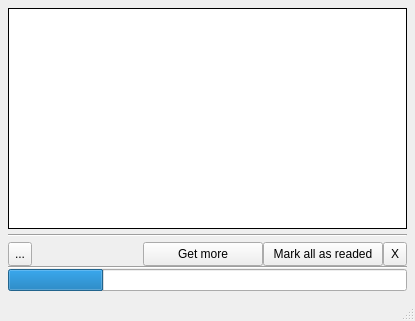
<?xml version="1.0" encoding="UTF-8"?>
<ui version="4.0">
 <class>TArne_form</class>
 <widget class="QMainWindow" name="TArne_form">
  <property name="geometry">
   <rect>
    <x>0</x>
    <y>0</y>
    <width>415</width>
    <height>321</height>
   </rect>
  </property>
  <property name="windowTitle">
   <string>MainWindow</string>
  </property>
  <widget class="QWidget" name="centralWidget">
   <layout class="QVBoxLayout" name="verticalLayout_2">
    <property name="spacing">
     <number>0</number>
    </property>
    <property name="leftMargin">
     <number>8</number>
    </property>
    <property name="topMargin">
     <number>8</number>
    </property>
    <property name="rightMargin">
     <number>8</number>
    </property>
    <property name="bottomMargin">
     <number>8</number>
    </property>
    <item>
     <layout class="QVBoxLayout" name="verticalLayout">
      <property name="spacing">
       <number>0</number>
      </property>
      <property name="sizeConstraint">
       <enum>QLayout::SetDefaultConstraint</enum>
      </property>
      <item>
       <widget class="QStackedWidget" name="stackedWidget">
        <property name="sizePolicy">
         <sizepolicy hsizetype="Expanding" vsizetype="Expanding">
          <horstretch>0</horstretch>
          <verstretch>0</verstretch>
         </sizepolicy>
        </property>
        <property name="currentIndex">
         <number>0</number>
        </property>
        <widget class="QWidget" name="page">
         <layout class="QVBoxLayout" name="verticalLayout_5">
          <property name="spacing">
           <number>5</number>
          </property>
          <property name="leftMargin">
           <number>0</number>
          </property>
          <property name="topMargin">
           <number>0</number>
          </property>
          <property name="rightMargin">
           <number>0</number>
          </property>
          <property name="bottomMargin">
           <number>0</number>
          </property>
          <item>
           <layout class="QGridLayout" name="gridLayout"/>
          </item>
          <item>
           <widget class="QListView" name="listView">
            <property name="frameShape">
             <enum>QFrame::Box</enum>
            </property>
            <property name="frameShadow">
             <enum>QFrame::Plain</enum>
            </property>
            <property name="horizontalScrollBarPolicy">
             <enum>Qt::ScrollBarAlwaysOff</enum>
            </property>
            <property name="iconSize">
             <size>
              <width>32</width>
              <height>32</height>
             </size>
            </property>
           </widget>
          </item>
          <item>
           <widget class="Line" name="line_3">
            <property name="orientation">
             <enum>Qt::Horizontal</enum>
            </property>
           </widget>
          </item>
          <item>
           <layout class="QHBoxLayout" name="horizontalLayout">
            <property name="spacing">
             <number>0</number>
            </property>
            <property name="leftMargin">
             <number>0</number>
            </property>
            <property name="topMargin">
             <number>0</number>
            </property>
            <property name="rightMargin">
             <number>0</number>
            </property>
            <property name="bottomMargin">
             <number>0</number>
            </property>
            <item>
             <widget class="QToolButton" name="toolButton_5">
              <property name="minimumSize">
               <size>
                <width>24</width>
                <height>24</height>
               </size>
              </property>
              <property name="text">
               <string>...</string>
              </property>
             </widget>
            </item>
            <item>
             <spacer name="horizontalSpacer">
              <property name="orientation">
               <enum>Qt::Horizontal</enum>
              </property>
              <property name="sizeHint" stdset="0">
               <size>
                <width>40</width>
                <height>20</height>
               </size>
              </property>
             </spacer>
            </item>
            <item>
             <widget class="QToolButton" name="toolButton_2">
              <property name="minimumSize">
               <size>
                <width>120</width>
                <height>24</height>
               </size>
              </property>
              <property name="text">
               <string>Get more</string>
              </property>
              <property name="toolButtonStyle">
               <enum>Qt::ToolButtonIconOnly</enum>
              </property>
             </widget>
            </item>
            <item>
             <widget class="QToolButton" name="toolButton_3">
              <property name="minimumSize">
               <size>
                <width>120</width>
                <height>24</height>
               </size>
              </property>
              <property name="text">
               <string>Mark all as readed</string>
              </property>
             </widget>
            </item>
            <item>
             <widget class="QToolButton" name="toolButton">
              <property name="minimumSize">
               <size>
                <width>24</width>
                <height>24</height>
               </size>
              </property>
              <property name="text">
               <string>X</string>
              </property>
              <property name="iconSize">
               <size>
                <width>32</width>
                <height>32</height>
               </size>
              </property>
              <property name="toolButtonStyle">
               <enum>Qt::ToolButtonIconOnly</enum>
              </property>
             </widget>
            </item>
           </layout>
          </item>
         </layout>
        </widget>
        <widget class="QWidget" name="page_2">
         <layout class="QVBoxLayout" name="verticalLayout_4">
          <property name="spacing">
           <number>0</number>
          </property>
          <property name="leftMargin">
           <number>0</number>
          </property>
          <property name="topMargin">
           <number>0</number>
          </property>
          <property name="rightMargin">
           <number>0</number>
          </property>
          <property name="bottomMargin">
           <number>0</number>
          </property>
          <item>
           <widget class="QWidget" name="widget" native="true">
            <property name="sizePolicy">
             <sizepolicy hsizetype="Expanding" vsizetype="Expanding">
              <horstretch>0</horstretch>
              <verstretch>0</verstretch>
             </sizepolicy>
            </property>
            <layout class="QVBoxLayout" name="verticalLayout_3">
             <property name="spacing">
              <number>5</number>
             </property>
             <property name="leftMargin">
              <number>0</number>
             </property>
             <property name="topMargin">
              <number>0</number>
             </property>
             <property name="rightMargin">
              <number>0</number>
             </property>
             <property name="bottomMargin">
              <number>0</number>
             </property>
             <item>
              <widget class="QWidget" name="widget_2" native="true">
               <layout class="QVBoxLayout" name="verticalLayout_6">
                <property name="spacing">
                 <number>0</number>
                </property>
                <property name="leftMargin">
                 <number>0</number>
                </property>
                <property name="topMargin">
                 <number>0</number>
                </property>
                <property name="rightMargin">
                 <number>0</number>
                </property>
                <property name="bottomMargin">
                 <number>0</number>
                </property>
                <item>
                 <layout class="QHBoxLayout" name="horizontalLayout_3">
                  <property name="spacing">
                   <number>5</number>
                  </property>
                  <property name="leftMargin">
                   <number>5</number>
                  </property>
                  <property name="topMargin">
                   <number>5</number>
                  </property>
                  <property name="rightMargin">
                   <number>5</number>
                  </property>
                  <property name="bottomMargin">
                   <number>5</number>
                  </property>
                  <item>
                   <layout class="QVBoxLayout" name="verticalLayout_7">
                    <item>
                     <widget class="QLineEdit" name="lineEdit"/>
                    </item>
                    <item>
                     <widget class="QLineEdit" name="lineEdit_2"/>
                    </item>
                   </layout>
                  </item>
                  <item>
                   <widget class="QPushButton" name="pushButton">
                    <property name="text">
                     <string>PushButton</string>
                    </property>
                   </widget>
                  </item>
                  <item>
                   <spacer name="verticalSpacer">
                    <property name="orientation">
                     <enum>Qt::Vertical</enum>
                    </property>
                    <property name="sizeHint" stdset="0">
                     <size>
                      <width>20</width>
                      <height>40</height>
                     </size>
                    </property>
                   </spacer>
                  </item>
                  <item>
                   <layout class="QVBoxLayout" name="verticalLayout_8"/>
                  </item>
                 </layout>
                </item>
               </layout>
              </widget>
             </item>
            </layout>
           </widget>
          </item>
          <item>
           <layout class="QHBoxLayout" name="horizontalLayout_2">
            <property name="sizeConstraint">
             <enum>QLayout::SetDefaultConstraint</enum>
            </property>
            <item>
             <widget class="QToolButton" name="toolButton_6">
              <property name="minimumSize">
               <size>
                <width>0</width>
                <height>24</height>
               </size>
              </property>
              <property name="text">
               <string>...</string>
              </property>
             </widget>
            </item>
            <item>
             <spacer name="horizontalSpacer_2">
              <property name="orientation">
               <enum>Qt::Horizontal</enum>
              </property>
              <property name="sizeHint" stdset="0">
               <size>
                <width>40</width>
                <height>20</height>
               </size>
              </property>
             </spacer>
            </item>
            <item>
             <widget class="QToolButton" name="toolButton_7">
              <property name="minimumSize">
               <size>
                <width>0</width>
                <height>24</height>
               </size>
              </property>
              <property name="text">
               <string>X</string>
              </property>
             </widget>
            </item>
           </layout>
          </item>
         </layout>
        </widget>
       </widget>
      </item>
      <item>
       <widget class="Line" name="line">
        <property name="orientation">
         <enum>Qt::Horizontal</enum>
        </property>
       </widget>
      </item>
      <item>
       <widget class="QProgressBar" name="progressBar">
        <property name="value">
         <number>24</number>
        </property>
        <property name="textVisible">
         <bool>false</bool>
        </property>
       </widget>
      </item>
     </layout>
    </item>
   </layout>
  </widget>
  <widget class="QMenuBar" name="menuBar">
   <property name="geometry">
    <rect>
     <x>0</x>
     <y>0</y>
     <width>415</width>
     <height>18</height>
    </rect>
   </property>
  </widget>
  <widget class="QStatusBar" name="statusBar"/>
 </widget>
 <layoutdefault spacing="6" margin="11"/>
 <resources/>
 <connections/>
</ui>
